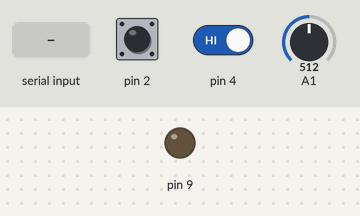
Simulated run of this sketch. Board: Arduino Uno, built with avr-gcc and run on an emulated ATmega328P. Shown: output pins drawn as LEDs (lit = HIGH). Inputs (shaded band) come from the test bench; at power-on: A1 = 512, pin 4 HIGH, pin 2 HIGH. What the sketch prints to the serial monitor is not drawn.

Above: at 1.2 s.
1.3 s: "M" received over Serial
At 2.0 s:
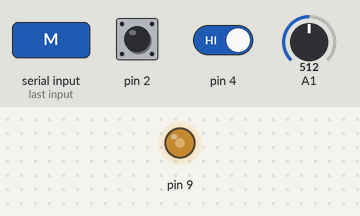
2.8 s: A1 set to 11
5.8 s: A1 set to 8
11.8 s: pin 4 driven HIGH
14.8 s: "W" received over Serial
At 15.7 s:
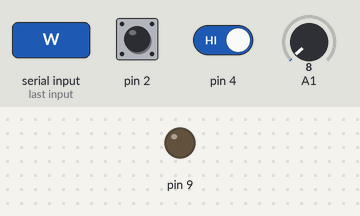
Timing chart, 0 to 17.8 s (numbered marks = the images above; inputs shaded):
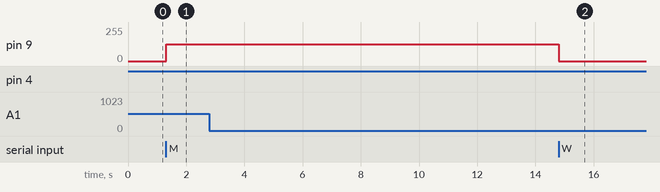

Measured:
- after the input at 1.3 s, pin 9: 0/255 → 125/255 at once
- after the input at 2.8 s, every drawn part: stays the same
- after the input at 5.8 s, every drawn part: stays the same
- after the input at 11.8 s, every drawn part: stays the same
- after the input at 14.8 s, pin 9: 125/255 → 0/255 at once

The sketch:

BearGame_ArduinoController.ino
```cpp
double frame_delay = 1000/60;
int timer = 3000/frame_delay;
int timer_start_value = timer;

void setup() {
  // put your setup code here, to run once:
  pinMode(9, OUTPUT);
  pinMode(4, INPUT);
  pinMode(2, INPUT_PULLUP);
  Serial.begin(9600);
}

void loop() {
  // put your main code here, to run repeatedly:
  if(Serial.available() > 0)
  {
    char readData = Serial.read();

    if(readData == 'M')
    {
      timer = timer_start_value;
      analogWrite(9, 125);
    }
    if(readData == 'W')
    {
      analogWrite(9, 0);
      timer = timer_start_value;
    }
  }

  if(digitalRead(4) == 0)
  {
    timer--;
    if(timer <= 0)
    {
      analogWrite(9, 0);
      timer = timer_start_value;
    }
  }
  else
    timer = timer_start_value;

  bool buttonValue = digitalRead(2);
  int potentiometerValue = analogRead(A1);
  Serial.print("b");
  Serial.print(buttonValue);
  Serial.print("p");
  Serial.print(potentiometerValue);

  delay(frame_delay);
}
```
